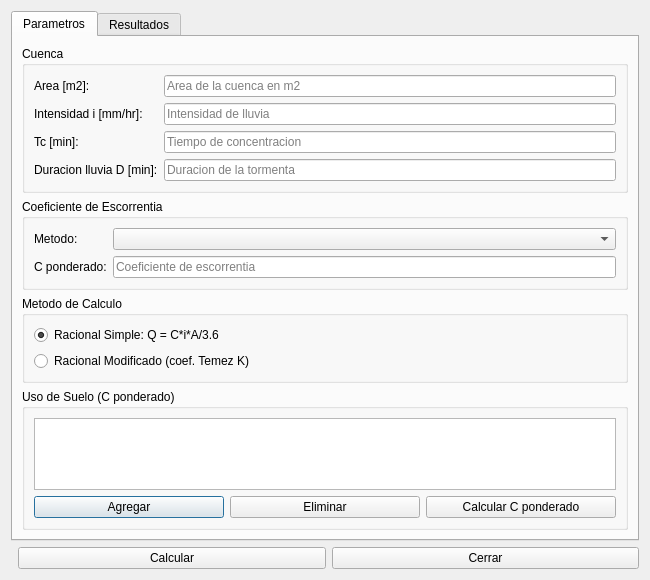
<?xml version="1.0" encoding="UTF-8"?>
<ui version="4.0">
 <class>dlg_mdu_rational_method</class>
 <widget class="QDialog" name="dlg_mdu_rational_method">
  <property name="geometry"><rect><x>0</x><y>0</y><width>650</width><height>520</height></rect></property>
  <property name="windowTitle"><string>Metodo Racional / Racional Modificado (MDU)</string></property>
  <layout class="QVBoxLayout" name="main_layout">
   <item>
    <widget class="QTabWidget" name="mainTab">
     <widget class="QWidget" name="tab_input">
      <attribute name="title"><string>Parametros</string></attribute>
      <layout class="QVBoxLayout" name="input_layout">
       <item>
        <widget class="QGroupBox" name="grp_catchment">
         <property name="title"><string>Cuenca</string></property>
         <layout class="QGridLayout" name="grid_catchment">
          <item row="0" column="0"><widget class="QLabel" name="lbl_area"><property name="text"><string>Area [m2]:</string></property></widget></item>
          <item row="0" column="1"><widget class="QLineEdit" name="txt_area"><property name="placeholderText"><string>Area de la cuenca en m2</string></property></widget></item>
          <item row="1" column="0"><widget class="QLabel" name="lbl_intensity"><property name="text"><string>Intensidad i [mm/hr]:</string></property></widget></item>
          <item row="1" column="1"><widget class="QLineEdit" name="txt_intensity"><property name="placeholderText"><string>Intensidad de lluvia</string></property></widget></item>
          <item row="2" column="0"><widget class="QLabel" name="lbl_tc"><property name="text"><string>Tc [min]:</string></property></widget></item>
          <item row="2" column="1"><widget class="QLineEdit" name="txt_tc"><property name="placeholderText"><string>Tiempo de concentracion</string></property></widget></item>
          <item row="3" column="0"><widget class="QLabel" name="lbl_duration"><property name="text"><string>Duracion lluvia D [min]:</string></property></widget></item>
          <item row="3" column="1"><widget class="QLineEdit" name="txt_duration"><property name="placeholderText"><string>Duracion de la tormenta</string></property></widget></item>
         </layout>
        </widget>
       </item>
       <item>
        <widget class="QGroupBox" name="grp_runoff">
         <property name="title"><string>Coeficiente de Escorrentia</string></property>
         <layout class="QGridLayout" name="grid_runoff">
          <item row="0" column="0"><widget class="QLabel" name="lbl_c_method"><property name="text"><string>Metodo:</string></property></widget></item>
          <item row="0" column="1"><widget class="QComboBox" name="cmb_c_method"/></item>
          <item row="1" column="0"><widget class="QLabel" name="lbl_c_value"><property name="text"><string>C ponderado:</string></property></widget></item>
          <item row="1" column="1"><widget class="QLineEdit" name="txt_c_value"><property name="placeholderText"><string>Coeficiente de escorrentia</string></property></widget></item>
         </layout>
        </widget>
       </item>
       <item>
        <widget class="QGroupBox" name="grp_method">
         <property name="title"><string>Metodo de Calculo</string></property>
         <layout class="QVBoxLayout" name="method_layout">
          <item><widget class="QRadioButton" name="rbt_simple"><property name="text"><string>Racional Simple: Q = C*i*A/3.6</string></property><property name="checked"><bool>true</bool></property></widget></item>
          <item><widget class="QRadioButton" name="rbt_modified"><property name="text"><string>Racional Modificado (coef. Temez K)</string></property></widget></item>
         </layout>
        </widget>
       </item>
       <item>
        <widget class="QGroupBox" name="grp_landuse">
         <property name="title"><string>Uso de Suelo (C ponderado)</string></property>
         <layout class="QVBoxLayout" name="landuse_layout">
          <item><widget class="QTableWidget" name="tbl_landuse"/></item>
          <item>
           <layout class="QHBoxLayout" name="landuse_btn_layout">
            <item><widget class="QPushButton" name="btn_add_landuse"><property name="text"><string>Agregar</string></property></widget></item>
            <item><widget class="QPushButton" name="btn_remove_landuse"><property name="text"><string>Eliminar</string></property></widget></item>
            <item><widget class="QPushButton" name="btn_calc_c"><property name="text"><string>Calcular C ponderado</string></property></widget></item>
           </layout>
          </item>
         </layout>
        </widget>
       </item>
      </layout>
     </widget>
     <widget class="QWidget" name="tab_results">
      <attribute name="title"><string>Resultados</string></attribute>
      <layout class="QVBoxLayout" name="results_layout">
       <item><widget class="QTextEdit" name="txt_results"><property name="readOnly"><bool>true</bool></property></widget></item>
       <item><widget class="QTableWidget" name="tbl_hydrograph"/></item>
      </layout>
     </widget>
    </widget>
   </item>
   <item>
    <layout class="QHBoxLayout" name="btn_layout">
     <item><spacer name="spacer"><property name="orientation"><enum>Qt::Horizontal</enum></property></spacer></item>
     <item><widget class="QPushButton" name="btn_calculate"><property name="text"><string>Calcular</string></property></widget></item>
     <item><widget class="QPushButton" name="btn_close"><property name="text"><string>Cerrar</string></property></widget></item>
    </layout>
   </item>
  </layout>
 </widget>
 <resources/>
 <connections/>
</ui>
